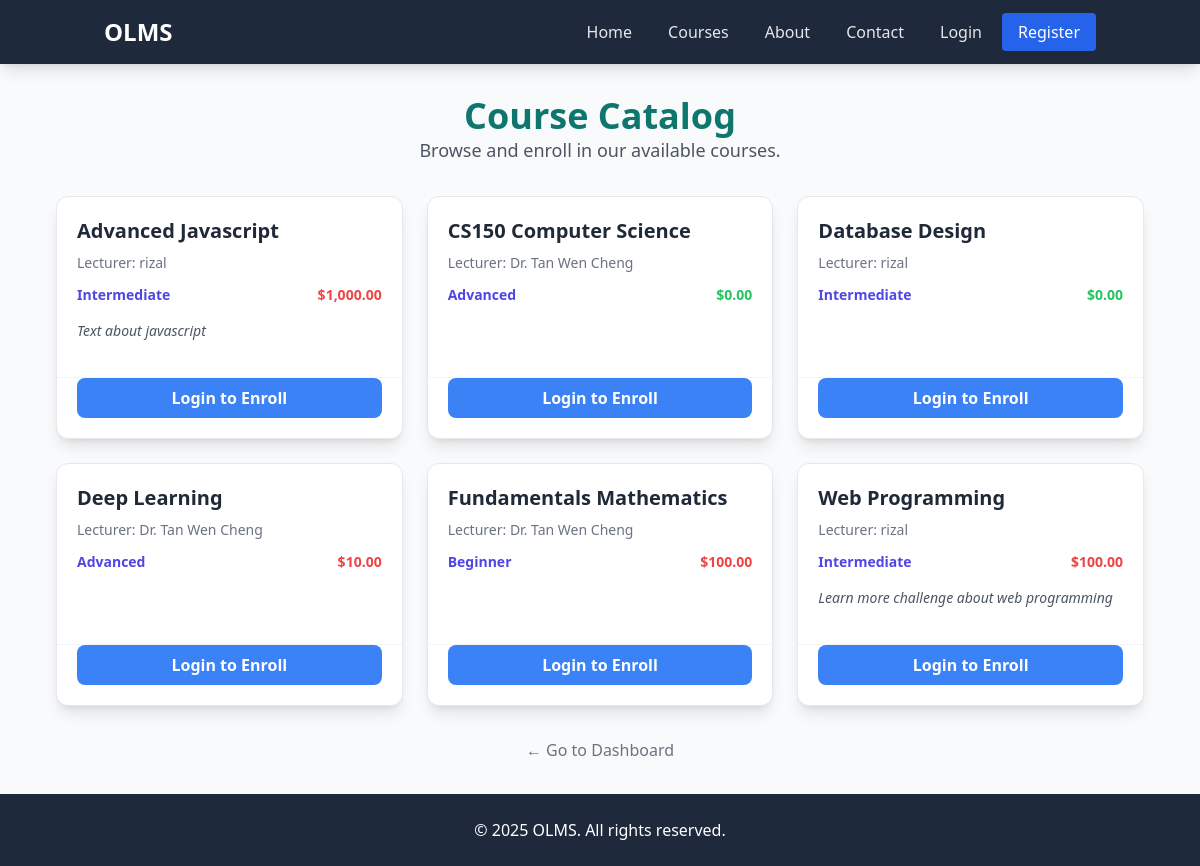
/auth/catalog.php, run on an earlier commit of the app's database.
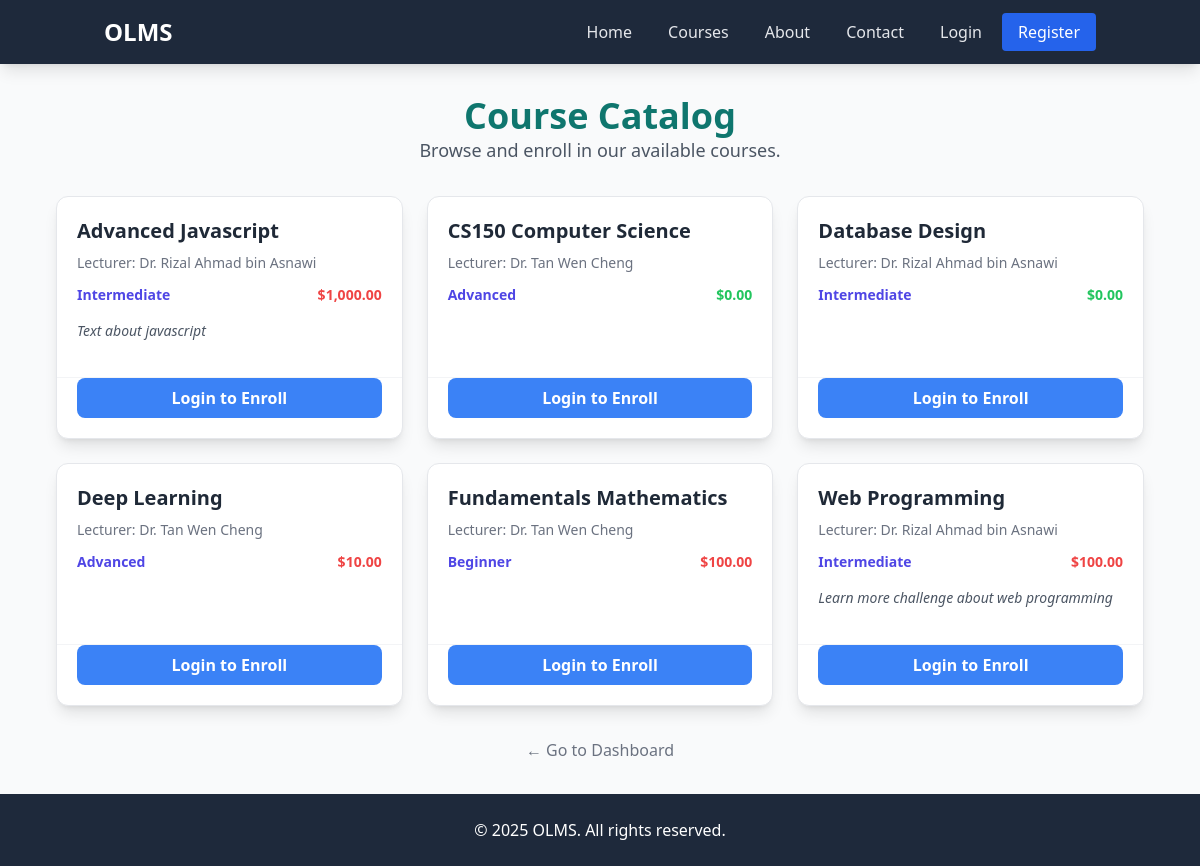
And on a later commit of the database.
### tables this page shows
CREATE TABLE `courses` (
  `id` int(11) NOT NULL,
  `title` varchar(100) NOT NULL,
  `level` varchar(50) DEFAULT NULL,
  `language` varchar(50) DEFAULT NULL,
  `fee` double(10,2) DEFAULT NULL,
  `lecturer_id` int(11) DEFAULT NULL,
  `description` varchar(500) DEFAULT NULL
);

CREATE TABLE `users` (
  `id` int(11) NOT NULL,
  `name` varchar(100) NOT NULL,
  `email` varchar(100) NOT NULL,
  `password` varchar(255) NOT NULL,
  `role` enum('student','lecturer','admin') NOT NULL DEFAULT 'student',
  `status` enum('pending','active','blocked') NOT NULL DEFAULT 'pending'
);

### auth/catalog.php (the view, shortened to what this page needs)
<?php
include("../header.php");
include("../connection.php");
$user_id = isset($_SESSION['user_id']) ? $_SESSION['user_id'] : null;
$user_role = isset($_SESSION['user_role']) ? $_SESSION['user_role'] : 'guest';
$catalog_query = "
    SELECT
        c.id AS course_id,
        c.title AS course_title,
        c.level,
        c.fee,
        u.name AS lecturer_name,
        e.payment_status,
        c.description
    FROM
        courses c
    JOIN
        users u ON c.lecturer_id = u.id
    LEFT JOIN
        enrollment e ON c.id = e.course_id AND e.user_id = '{$user_id}'
    ORDER BY
        c.title ASC";
$result = mysqli_query($conn, $catalog_query);
?>
<body>
    <div class="container mx-auto p-8 max-w-6xl">
        <header class="mb-8 text-center">
            <h1 class="text-4xl font-extrabold text-teal-700">Course Catalog</h1>
            <p class="text-lg text-gray-600">Browse and enroll in our available courses.</p>
        </header>
        <section id="course-list">
            <div class="grid grid-cols-1 md:grid-cols-2 lg:grid-cols-3 gap-6">
                <?php while ($row = mysqli_fetch_assoc($result)): ?>
                    <?php
                        $is_paid = ($row['payment_status'] === 'paid');
                        $is_pending = ($row['payment_status'] === 'pending');
                    ?>
                    <div class="bg-white border border-gray-200 rounded-xl shadow-lg hover:shadow-xl transition flex flex-col justify-between">
                        <div class="p-5">
                            <h3 class="text-xl font-bold text-gray-800 mb-2"><?php echo htmlspecialchars($row['course_title']); ?></h3>
                            <p class="text-sm text-gray-500 mb-3">Lecturer: <?php echo htmlspecialchars($row['lecturer_name']); ?></p>
                            <div class="flex justify-between text-sm mb-4">
                                <span class="text-indigo-600 font-semibold"><?php echo htmlspecialchars($row['level']); ?></span>
                                <span class="font-bold <?php echo ($row['fee'] > 0) ? 'text-red-500' : 'text-green-500'; ?>">
                                    $<?php echo number_format($row['fee'], 2); ?>
                                </span>
                            </div>
                            <p class="text-gray-600 text-sm italic mb-4"><?php echo htmlspecialchars($row['description']); ?></p>
                        </div>
                        <div class="p-5 pt-0 border-t border-gray-100">
                            <?php if ($user_role === 'guest'): ?>
                                <a href="./login.php" class="w-full bg-blue-500 text-white font-bold py-2 px-4 rounded-lg text-center block hover:bg-blue-600">
                                    Login to Enroll
                                </a>
                            <?php elseif ($user_role !== 'student'): ?>
                                <button disabled class="w-full bg-gray-300 text-gray-700 font-bold py-2 px-4 rounded-lg">
                                    Accessing as Lecturer/Admin
                                </button>
                            <?php elseif ($is_paid): ?>
                                <a href="./course_view.php?id=<?php echo $row['course_id']; ?>" class="w-full bg-green-500 text-white font-bold py-2 px-4 rounded-lg text-center block hover:bg-green-600">
                                    Go to Course
                                </a>
                            <?php elseif ($is_pending): ?>
                                <a href="./payment.php?course_id=<?php echo $row['course_id']; ?>" class="w-full bg-red-500 text-white font-bold py-2 px-4 rounded-lg text-center block hover:bg-red-600">
                                    Complete Payment
                                </a>
                            <?php else: ?>
                                <a href="./enroll_course.php?course_id=<?php echo $row['course_id']; ?>" class="w-full bg-teal-500 text-white font-bold py-2 px-4 rounded-lg text-center block hover:bg-teal-600">
                                    Enroll Now
                                </a>
                            <?php endif; ?>
                        </div>
                    </div>
                <?php endwhile; ?>
            </div>
        </section>
        <div class="mt-8 text-center">
             <a href="./dashboard.php" class="text-gray-500 hover:text-gray-700 font-medium">← Go to Dashboard</a>
        </div>
    </div>
</body>
</html>
<?php include("../footer.php"); ?>

What changed in the data, as far as the page shows it:
changed through a linked row, courses "Advanced Javascript": lecturer.name "rizal" → "Dr. Rizal Ahmad bin Asnawi"
changed through a linked row, courses "Database Design": lecturer.name "rizal" → "Dr. Rizal Ahmad bin Asnawi"
changed through a linked row, courses "Web Programming": lecturer.name "rizal" → "Dr. Rizal Ahmad bin Asnawi"
